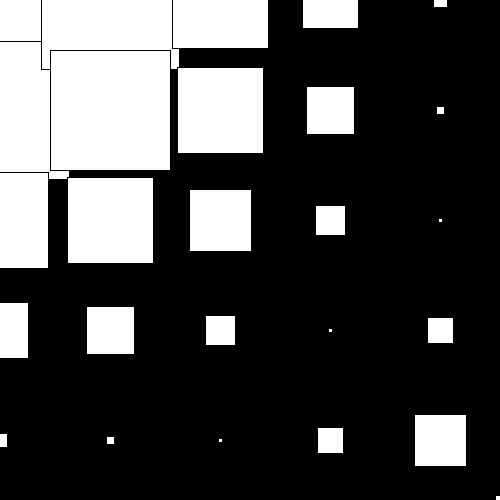
Frame 1 (no input)
Frame 60 (the mouse pressed at the canvas centre just before this capture): identical to frame 1, image omitted
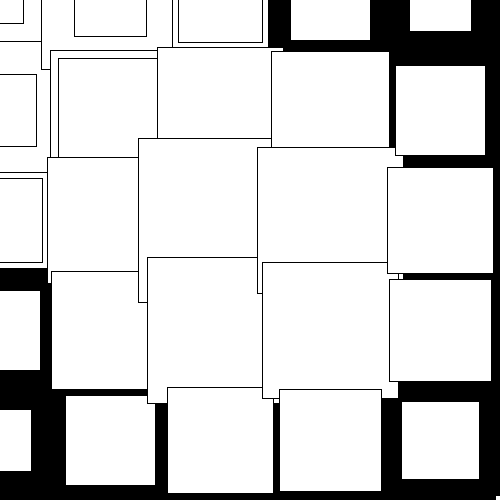
Frame 120 (the mouse held since frame 60 and released just before this capture)

The Processing sketch that drew these frames (run headless with seeded random() and noise(); from frame 60 on, the mouse is pressed at the canvas centre):

// Processing sketch: processing_95025
// ── processing_95025.pde

void setup() {
  background(0);
  size(500 , 500);
}
 
void draw(){
   
    for (int x = 0; x < 800; x += 110) {
    for (int y = 0; y < 600; y += 110) {
  
      int r = (int) (15 * (6.0 - dist(x, y, mouseX, mouseY) / 80));
        
      ciz (x, y, r);
    }
  }
 
  }
void ciz(int x, int y, int r) {
  rectMode(CENTER);
  rect(x, y, r*2, r*2);
}
